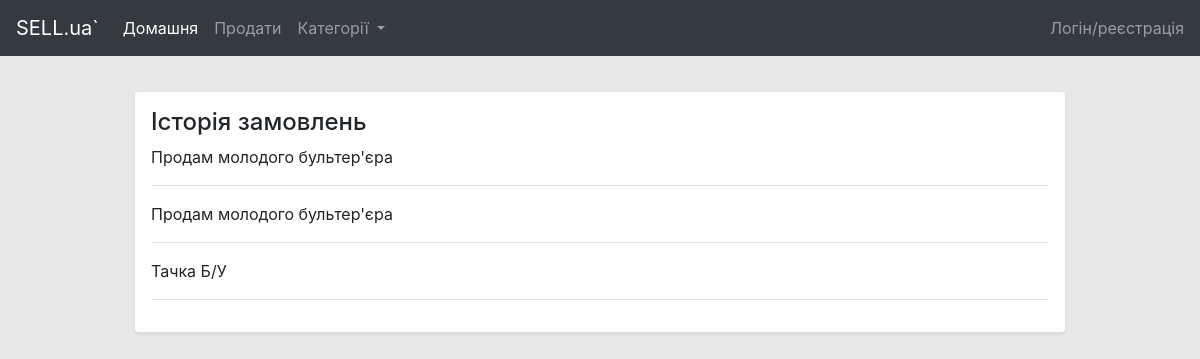
The app's page /orders/, older data.
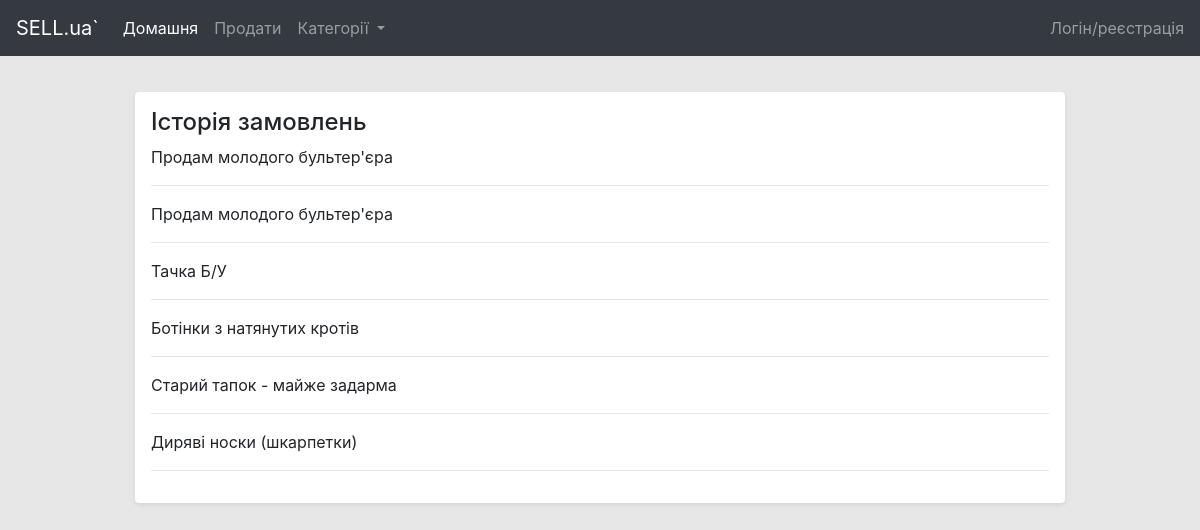
The same page, newer data.
### website/models.py (models this page shows, shortened)
class Order(models.Model):
    buyer = models.ForeignKey(verbose_name="Покупець", to=User, null=True, blank=True, on_delete=models.SET_NULL, related_name="buyer")
    owner = models.ForeignKey(verbose_name="Продавець", to=User, null=True, blank=True, on_delete=models.SET_NULL, related_name="seller")
    is_anonymous_sale = models.BooleanField(default=True)
    status = models.ForeignKey(verbose_name="Статус", to=OrderStatus, on_delete=models.SET_NULL, null=True)
    delivery_type = models.ForeignKey(verbose_name="Тип доставки", null=True, to=DeliveryType, on_delete=models.SET_NULL)
    delivery_address = models.ForeignKey(verbose_name="Адреса доставки", on_delete=models.SET_NULL, to=UserAddress, null=True, blank=True)
    contact_info = models.ForeignKey(verbose_name="Контактна інформація", on_delete=models.SET_NULL, to=ContactInfo, null=True)
    advert = models.ForeignKey(verbose_name="Оголошення", to=Advert, on_delete=models.SET_NULL, null=True)
    class Meta:
        verbose_name = "Замовлення"
        verbose_name_plural = "Замовлення"

class Advert(models.Model):
    title = models.CharField("Заголовок", max_length=100)
    owner = models.ForeignKey(User, on_delete=models.CASCADE, verbose_name="Власник")
    date_published = models.DateTimeField("Дата публікації", auto_now=True)
    description = models.TextField("Опис", max_length=1000)
    price = models.DecimalField("Ціна", decimal_places=2, max_digits=10)
    is_price_final = models.BooleanField(default=False)
    status = models.ForeignKey(verbose_name="Статус", to=AdvertStatus, on_delete=models.SET_NULL, null=True)
    category = models.ForeignKey(Category, on_delete=models.CASCADE, verbose_name="Категорія")
    views = models.PositiveIntegerField("Перегляди", default=0)
    address = models.ForeignKey(verbose_name="Адреса відправлювача", to=UserAddress, on_delete=models.SET_NULL, null=True, blank=True)
    class Meta:
        verbose_name = "Оголошення"
        verbose_name_plural = "Оголошення"

### website/views.py (the view)
# urls.py: path("orders/", views.OrderHistoryView.as_view(), name='order-history'),
class OrderHistoryView(HeaderAwareListView):
    model = Order
    template_name = "website/order_history.html"
    def get_queryset(self):
        return OrderService.get_all_orders()

### website/models.py (called while the page is built)
    def get_url(self):
        return reverse("category", args=[self.url])

### website/services.py (called while the page is built)
    @staticmethod
    def get_all_orders():
        return Order.objects.all()

### templates/website/order_history.html
{% extends 'base.html' %}
{% block content %}
<h4>Історія замовлень</h4>
{% include 'include/orders_list.html' with order_list=order_list %}
{% endblock content %}

### templates/include/orders_list.html
    {% for order in order_list %}
    <p>{{order.advert.title}}</p>
    <hr/>
    {% endfor %}

Row changes from the older to the newer data that the page shows:
added Order: advert "Ботінки з натянутих кротів"
added Order: advert "Старий тапок - майже задарма"
added Order: advert "Диряві носки (шкарпетки)"
